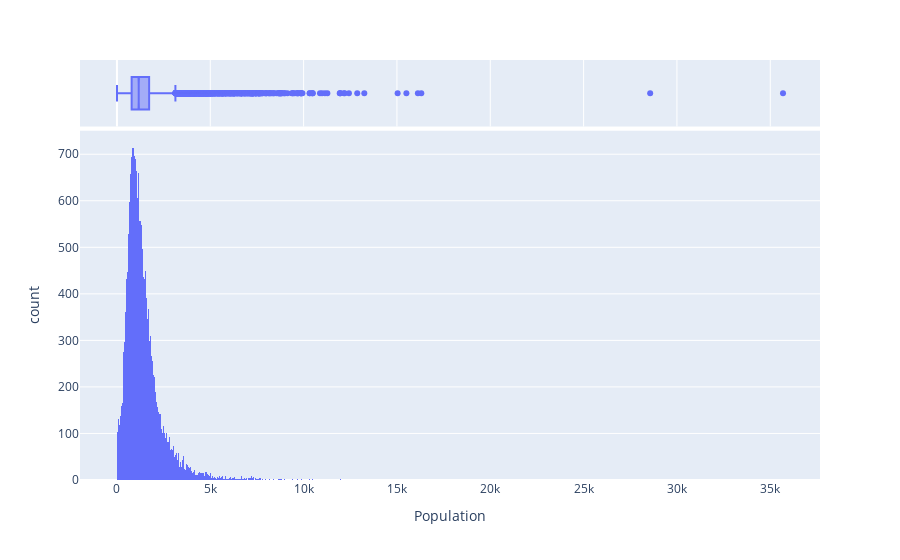

The cell this chart's notebook holds for it:
### Code cell
fig_populacao = pe.histogram(moradia, x='Population', marginal='box')
fig_populacao.show()

### Figure 1 — Plotly figure (JSON) as saved in the notebook; plotly's stock layout.template omitted (floating-point values rounded to 4 significant figures; data arrays with more than 128 entries replaced by an {"elided": "..."} marker saying what was removed)
{"data": [{"alignmentgroup": "True", "bingroup": "x", "hovertemplate": "Population=%{x}<br>count=%{y}<extra></extra>", "legendgroup": "", "marker": {"color": "#636efa", "pattern": {"shape": ""}}, "name": "", "offsetgroup": "", "orientation": "v", "showlegend": false, "type": "histogram", "x": {"elided": "20640 int values"}, "xaxis": "x", "yaxis": "y"}, {"alignmentgroup": "True", "hovertemplate": "Population=%{x}<extra></extra>", "legendgroup": "", "marker": {"color": "#636efa"}, "name": "", "notched": true, "offsetgroup": "", "showlegend": false, "type": "box", "x": {"elided": "20640 int values"}, "xaxis": "x2", "yaxis": "y2"}], "layout": {"barmode": "relative", "legend": {"tracegroupgap": 0}, "margin": {"t": 60}, "xaxis": {"anchor": "y", "domain": [0, 1], "title": {"text": "Population"}}, "xaxis2": {"anchor": "y2", "domain": [0, 1], "matches": "x", "showgrid": true, "showticklabels": false}, "yaxis": {"anchor": "x", "domain": [0, 0.8316], "title": {"text": "count"}}, "yaxis2": {"anchor": "x2", "domain": [0.8416, 1], "matches": "y2", "showgrid": false, "showline": false, "showticklabels": false, "ticks": ""}}}
